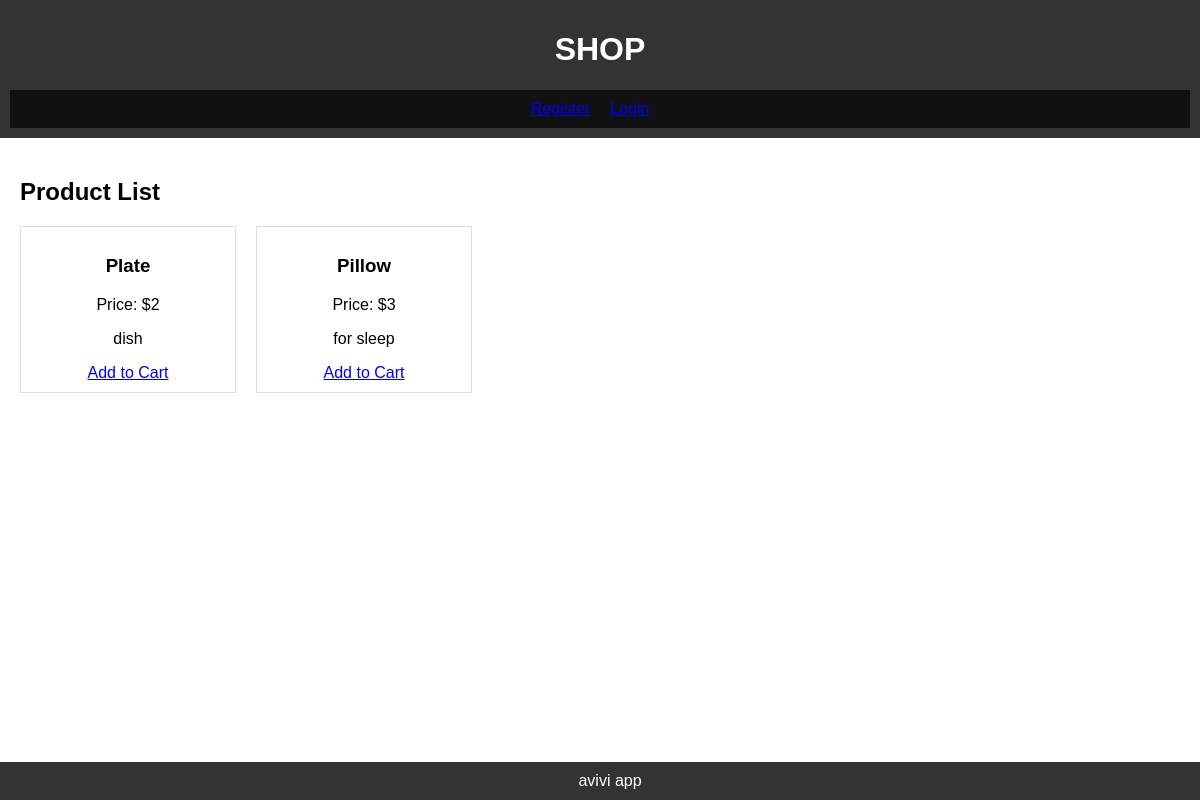
Screenshot of /products/ with the database file from the repository.
### apps/website/models.py (models this page shows)
class Product(models.Model):
    user = models.ForeignKey(User, on_delete=models.CASCADE)
    name = models.CharField(max_length=255)
    price = models.IntegerField()
    description = models.CharField(max_length=255)

### apps/website/views.py (the view)
# urls.py: path('products/', product_list, name='product_list'),
def product_list(request):
    products = Product.objects.all()
    return render(request, 'product_list.html', {'products': products})

### apps/website/templates/product_list.html
{% extends 'base.html' %}
{% block content %}
  <h2>Product List</h2>
    <div class="product-grid">
        {% for product in products %}
            <div class="product-card">
                <h3>{{ product.name }}</h3>
                <p>Price: ${{ product.price }}</p>
                <p>{{ product.description }}</p>
                <a href="{% url 'create_order' product.id %}">Add to Cart</a>
            </div>
        {% endfor %}
    </div>
{% endblock %}

### apps/website/static/css/styles.css (style rules this page uses)
body { font-family: 'Arial', sans-serif; margin: 0; padding: 0; display: flex; flex-direction: column; min-height: 100vh; }
.product-grid { display: grid; grid-template-columns: repeat(auto-fill, minmax(200px, 1fr)); gap: 20px; }
.product-card { border: 1px solid #ddd; padding: 10px; text-align: center; }

### rows the page displays
Product: name "Plate", price "2", description "dish"
Product: name "Pillow", price "3", description "for sleep"
